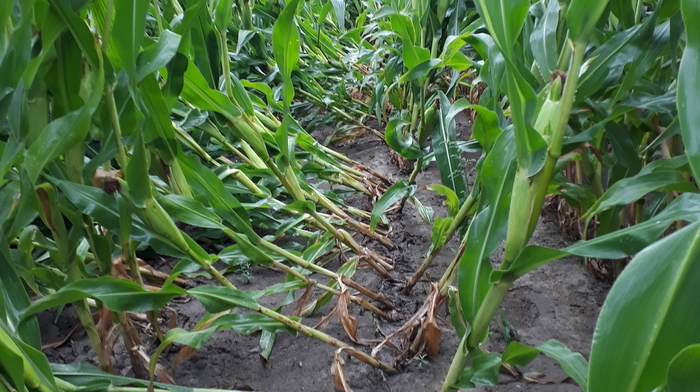
#> input picture test_images/lodged_crop.jpg, 700 x 392 px
$ python lodging_detector.py
#> lines starting #> are read from the running program, lines starting #| are printed output that depends on the picture; after the words box and inside, x2 and y2 are one past the last pixel; in counts of white or black regions, pixels touching at a corner belong together
import cv2
import numpy as np

# ── Load ─────────────────────────────────────────────────────
image = cv2.imread("test_images/lodged_crop.jpg")
#> image is the input picture: shape (392, 700, 3); mean B, G, R 69.3, 106.2, 79.4
image = cv2.resize(image, (640, 480))
#> image: shape (480, 640, 3)
h, w  = image.shape[:2]
#> h = 480; w = 640

# ============================================================
#  STEP 1 — Stem zone: lower 50% of image, central 60% width
#  Leaves spread wide → we narrow horizontally to avoid them.
#  The main stem runs through the vertical centre of the plant.
# ============================================================
x1_roi = int(w * 0.20)
#> x1_roi = 128
x2_roi = int(w * 0.80)
#> x2_roi = 512
y1_roi = int(h * 0.40)
#> y1_roi = 192
y2_roi = int(h * 0.95)
#> y2_roi = 456
stem_zone = image[y1_roi:y2_roi, x1_roi:x2_roi]
sz_h, sz_w = stem_zone.shape[:2]
#> sz_h = 264; sz_w = 384

# ============================================================
#  STEP 2 — Stem-specific color mask
#  Stems are darker, less-saturated green compared to bright leaves.
#  Also include brown/yellow for dry bent stems.
# ============================================================
hsv = cv2.cvtColor(stem_zone, cv2.COLOR_BGR2HSV)
#> hsv: shape (264, 384, 3); mean H, S, V 68.1, 75.9, 109.9

# Green stems (lower brightness/saturation than leaves)
mask_green = cv2.inRange(hsv, np.array([30, 30, 30]),  np.array([85, 255, 180]))
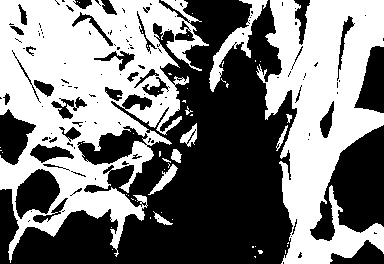
#> mask_green: shape (264, 384); 48.4% white; 52 white regions (42 under 20 px), largest, box (x1, y1, x2, y2) and area: (0, 0, 209, 263) 27681, (256, 0, 384, 264) 19287, (209, 0, 268, 92) 1140
# Brown/dry bent stems
mask_brown = cv2.inRange(hsv, np.array([10, 25, 30]),  np.array([30, 200, 180]))
#> mask_brown: shape (264, 384); 7.6% white; 188 white regions (135 under 20 px), largest, box (x1, y1, x2, y2) and area: (160, 83, 228, 148) 737, (0, 126, 27, 165) 558, (170, 64, 229, 100) 523
mask_stem  = cv2.bitwise_or(mask_green, mask_brown)
#> mask_stem: shape (264, 384); 55.7% white; 178 black regions (127 under 20 px), largest, box (x1, y1, x2, y2) and area: (15, 0, 293, 264) 27449, (310, 125, 384, 241) 4872, (182, 0, 252, 74) 2281

k = np.ones((4, 4), np.uint8)
mask_stem = cv2.morphologyEx(mask_stem, cv2.MORPH_OPEN,  k)
#> mask_stem: shape (264, 384); 52.8% white; 81 black regions (49 under 20 px), largest, box (x1, y1, x2, y2) and area: (16, 0, 303, 264) 34204, (311, 127, 384, 242) 4816, (17, 170, 62, 224) 1487
mask_stem = cv2.morphologyEx(mask_stem, cv2.MORPH_CLOSE, k)
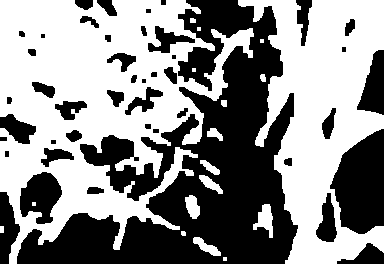
#> mask_stem: shape (264, 384); 55.2% white; 44 black regions (3 under 20 px), largest, box (x1, y1, x2, y2) and area: (17, 0, 298, 264) 31722, (330, 129, 384, 234) 4086, (20, 172, 62, 224) 1448

# ============================================================
#  STEP 3 — Find the CENTRAL VERTICAL STRIP where the stem lives
#  The main stem of a single plant is in the middle 40% of the ROI.
#  This removes side leaves entirely.
# ============================================================
strip_x1 = int(sz_w * 0.30)
#> strip_x1 = 115
strip_x2 = int(sz_w * 0.70)
#> strip_x2 = 268
stem_strip_mask = np.zeros_like(mask_stem)
stem_strip_mask[:, strip_x1:strip_x2] = mask_stem[:, strip_x1:strip_x2]
#> stem_strip_mask: shape (264, 384); 14.5% white; 19 white regions (5 under 20 px), largest, box (x1, y1, x2, y2) and area: (115, 0, 254, 178) 10915, (115, 147, 198, 250) 1907, (238, 0, 268, 22) 325

# ============================================================
#  STEP 4 — Edge detection on stem strip only
# ============================================================
gray         = cv2.cvtColor(stem_zone, cv2.COLOR_BGR2GRAY)
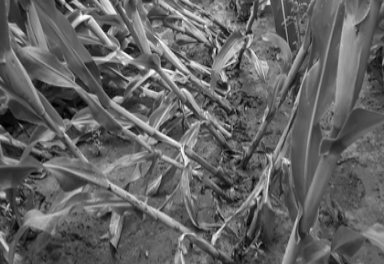
#> gray: shape (264, 384); min 1, max 250, mean 98.9
gray_masked  = cv2.bitwise_and(gray, gray, mask=stem_strip_mask)
gray_blur    = cv2.GaussianBlur(gray_masked, (3, 3), 0)
edges        = cv2.Canny(gray_blur, 40, 120)
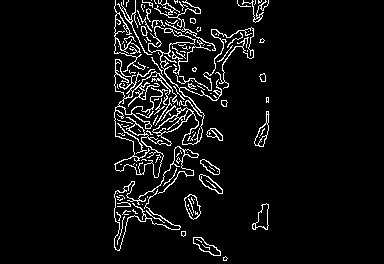
#> edges: shape (264, 384); 5.8% white in thin lines or dots, all inside (x1, y1, x2, y2) = (114, 0, 269, 261)

# ============================================================
#  STEP 5 — Hough lines with strict minimum length
#  Short lines = leaf edges and noise. Long lines = stems.
# ============================================================
lines = cv2.HoughLinesP(edges, 1, np.pi/180,
                         threshold=20,
                         minLineLength=40,   # only long lines = real stems
                         maxLineGap=15)
#> lines = 135 rows, first 6: [115, 136, 115, 0], [119, 250, 133, 199], [149, 218, 167, 53], [167, 3, 180, 125], [147, 88, 150, 2], [115, 167, 253, 29]

debug = stem_zone.copy()
# Show the central strip boundary
cv2.rectangle(debug, (strip_x1, 0), (strip_x2, sz_h), (255,255,0), 1)
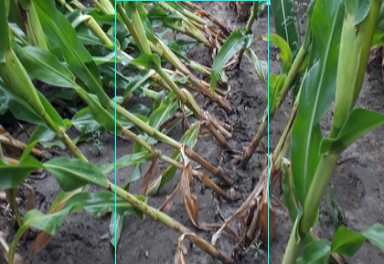
#> debug: shape (264, 384, 3); mean B, G, R 81.1, 107.3, 90.9

if lines is None or len(lines) == 0:
    # Fallback: fit ellipse on largest contour in stem strip
    contours, _ = cv2.findContours(stem_strip_mask, cv2.RETR_EXTERNAL,
                                    cv2.CHAIN_APPROX_SIMPLE)
    contours = sorted(contours, key=cv2.contourArea, reverse=True)
    if contours and len(contours[0]) >= 5:
        ell   = cv2.fitEllipse(contours[0])
        angle = ell[2]
        if angle > 90: angle = 180 - angle
        dominant_angle = angle
        angle_std      = 0
        n_lines        = 0
        cv2.ellipse(debug, ell, (0,255,255), 2)
        print("No lines found — using ellipse fallback")
    else:
        print("Cannot determine stem angle — no stem detected")
        exit()
else:
    # ── Weight long lines more; discard very short ones ──────
    all_angles, all_weights = [], []
    for line in lines:
        x1, y1, x2, y2 = line[0]
        ang = abs(np.degrees(np.arctan2(y2 - y1, x2 - x1)))
        if ang > 90: ang = 180 - ang
        length = np.hypot(x2 - x1, y2 - y1)
        all_angles.append(ang)
        all_weights.append(length)
        color = (0, 255, 0) if ang > 50 else (0, 0, 255)
        cv2.line(debug, (x1,y1),(x2,y2), color, 2)
#> this loop made 135 passes
#> (x1, y1, x2, y2, ang, length, color) on passes 1 to 12: (115, 136, 115, 0, 90, 136, (0, 255, 0)), (119, 250, 133, 199, 74.65, 52.89, (0, 255, 0)), (149, 218, 167, 53, 83.77, 166, (0, 255, 0)), (167, 3, 180, 125, 83.92, 122.7, (0, 255, 0)), (147, 88, 150, 2, 88, 86.05, (0, 255, 0)), (115, 167, 253, 29, 45, 195.2, (0, 0, 255)), (121, 3, 217, 192, 63.07, 212, (0, 255, 0)), (161, 163, 163, 101, 88.15, 62.03, (0, 255, 0)), (144, 171, 147, 109, 87.23, 62.07, (0, 255, 0)), (183, 171, 204, 115, 69.44, 59.81, (0, 255, 0)), (126, 2, 128, 139, 89.16, 137, (0, 255, 0)), (115, 164, 261, 18, 45, 206.5, (0, 0, 255))
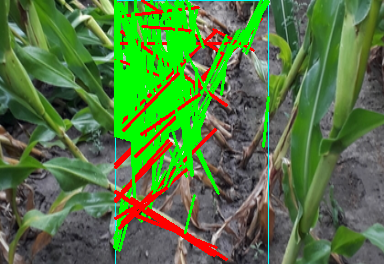
#> debug: shape (264, 384, 3); 17.39% of pixels changed, all inside (x1, y1, x2, y2) = (113, 0, 270, 261)
#> after the loop, all_angles = 135 values, max 90 at index 0, min 0 at index 38, mean 69.98; all_weights = 135 values, max 212 at index 6, min 41.05 at index 80, mean 89.18

    dominant_angle = np.average(all_angles, weights=all_weights)
#> dominant_angle = 70.21
    angle_std      = np.std(all_angles)
#> angle_std = 20.42
    n_lines        = len(lines)
#> n_lines = 135

# ============================================================
#  STEP 6 — Decision
#  Healthy vertical stem ≥ 65°  (near 90° = truly upright)
#  Lodged stem           ≤ 45°  (leaning heavily)
#  Borderline            45–65°
# ============================================================
if dominant_angle >= 65:
    result    = "Healthy Crop (Vertical)"
    color_r   = (0, 200, 0)
    confidence = min(100, int((dominant_angle - 55) * 7))
#> confidence = 100
elif dominant_angle <= 45:
    result    = "Lodged Crop Detected"
    color_r   = (0, 0, 255)
    confidence = min(100, int((55 - dominant_angle) * 7))
else:
    result    = "Borderline — Manual Check Advised"
    color_r   = (0, 165, 255)
    confidence = int(abs(dominant_angle - 55) * 5)

# ── Print ─────────────────────────────────────────────────────
print(f"\n--- Detection Results ---")
print(f"Dominant stem angle  : {round(dominant_angle, 2)} deg")
#| Dominant stem angle  : 70.21 deg
print(f"Angle std deviation  : {round(angle_std, 2)} deg")
#| Angle std deviation  : 20.42 deg
print(f"Lines detected       : {n_lines}")
#| Lines detected       : 135
print(f"Result               : {result}  [confidence ~{confidence}%]")
#| Result               : Healthy Crop (Vertical)  [confidence ~100%]
print(f"-------------------------")

# ── Display ───────────────────────────────────────────────────
orig_disp = image.copy()
cv2.rectangle(orig_disp, (x1_roi, y1_roi), (x2_roi, y2_roi), (0,255,255), 2)
# also show the narrow stem strip on original
cv2.rectangle(orig_disp,
              (x1_roi + strip_x1, y1_roi),
              (x1_roi + strip_x2, y2_roi),
              (255,255,0), 1)
cv2.putText(orig_disp,
            f"Stem: {round(dominant_angle,1)} deg  |  {result}",
            (10, y1_roi - 8),
            cv2.FONT_HERSHEY_SIMPLEX, 0.5, color_r, 2)
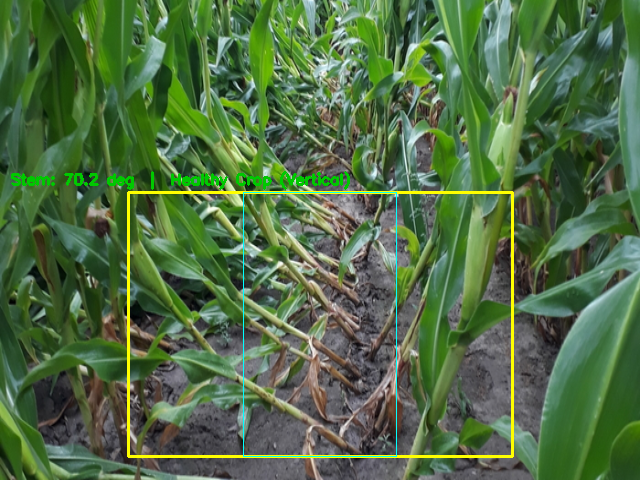
#> orig_disp: shape (480, 640, 3); mean B, G, R 68.3, 108.9, 80.5

cv2.imshow("Original  (cyan=ROI  yellow=stem strip)", orig_disp)
cv2.imshow("Stem Strip Mask", stem_strip_mask)
cv2.imshow("Stem Lines  (green=vertical  red=horizontal)", debug)
cv2.waitKey(0)
cv2.destroyAllWindows()

$ run again, with test_images/maiz3.jpg copied over test_images/lodged_crop.jpg
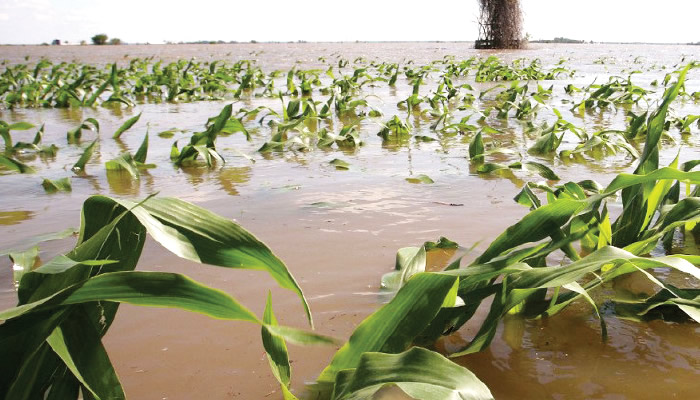
#> input picture test_images/maiz3.jpg, 700 x 400 px
#> image is the input picture: shape (400, 700, 3); mean B, G, R 129.5, 159, 162.1
#> image: shape (480, 640, 3)
#> hsv: shape (264, 384, 3); mean H, S, V 32.7, 83.8, 161.7
#> mask_green: shape (264, 384); 30% white; 45 white regions (25 under 20 px), largest, box (x1, y1, x2, y2) and area: (163, 27, 384, 264) 19286, (0, 43, 156, 192) 4563, (0, 134, 109, 195) 3416
#> mask_brown: shape (264, 384); 20.9% white; 234 white regions (203 under 20 px), largest, box (x1, y1, x2, y2) and area: (261, 160, 384, 264) 6943, (0, 175, 126, 264) 6369, (133, 158, 233, 264) 2904
#> stem_strip_mask: shape (264, 384); 13.2% white; 10 white regions (1 under 20 px), largest, box (x1, y1, x2, y2) and area: (115, 138, 268, 264) 12092, (115, 102, 143, 151) 604, (254, 100, 268, 131) 232
#> edges: shape (264, 384); 2.4% white in thin lines or dots, all inside (x1, y1, x2, y2) = (114, 0, 269, 264)
#> lines = 36 rows, first 6: [267, 263, 267, 100], [115, 255, 115, 186], [136, 130, 161, 215], [165, 254, 251, 249], [206, 249, 258, 159], [181, 228, 226, 153]
#> the loop `for line in lines:` made 36 passes
#> (x1, y1, x2, y2, ang, length, color) on passes 1 to 8: (267, 263, 267, 100, 90, 163, (0, 255, 0)), (115, 255, 115, 186, 90, 69, (0, 255, 0)), (136, 130, 161, 215, 73.61, 88.6, (0, 255, 0)), (165, 254, 251, 249, 3.33, 86.15, (0, 0, 255)), (206, 249, 258, 159, 59.98, 103.9, (0, 255, 0)), (181, 228, 226, 153, 59.04, 87.46, (0, 255, 0)), (206, 237, 234, 182, 63.02, 61.72, (0, 255, 0)), (215, 183, 242, 143, 55.98, 48.26, (0, 255, 0))
#> after the loop `for line in lines:`:
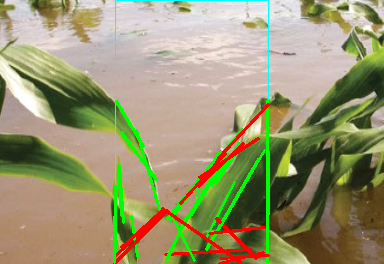
#> debug: shape (264, 384, 3); mean B, G, R 113.1, 149.7, 153.6
#> after the loop `for line in lines:`: all_angles = 36 values, max 90 at index 0, min 3.33 at index 3, mean 54.98; all_weights = 36 values, max 163 at index 0, min 40.45 at index 18, mean 68.33
#> dominant_angle = 55.64
#> angle_std = 23.26
#> n_lines = 36
#> confidence = 3
#| Dominant stem angle  : 55.64 deg
#| Angle std deviation  : 23.26 deg
#| Lines detected       : 36
#| Result               : Borderline — Manual Check Advised  [confidence ~3%]
#> `cv2.putText(orig_disp, f"Stem: {round(dominant_angle,1)} deg  |  {resu..`:
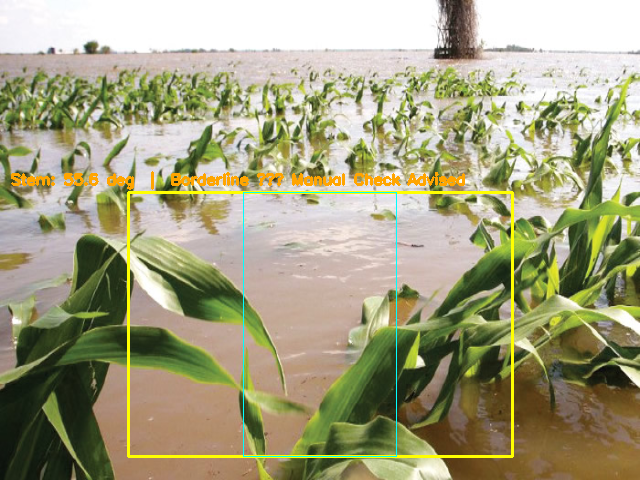
#> orig_disp: shape (480, 640, 3); mean B, G, R 127.2, 160.4, 163.5
